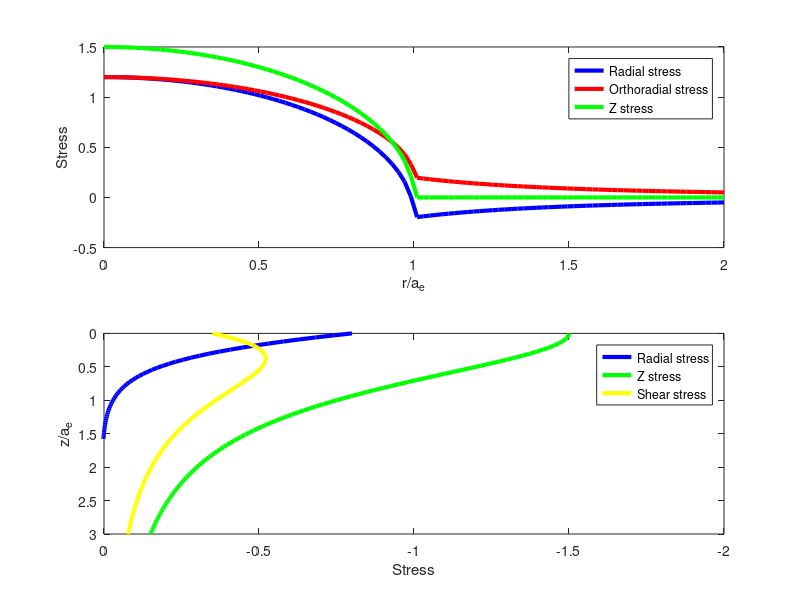

This figure's MATLAB source:
function s = Hertz_equations(nu, varargin)
%% Stress distributions at the surface and along the axis of symmetry
% causes by Hertz pressure acting on a circular area radius a.
% From "Contact Mechanics" - K. L. Johnson (1987) (ISBN:9780521347969)
% Equations are p.62 and graphics p.94.

% nu: Poisson's coefficient (0 to 0.5)

% author: D. Mercier

close all;

if nargin == 0
    nu = 0.3; % Poisson's coefficient
end

if nu <= 0 || nu > 0.5
    commandwindow;
    warning('Wrong input for the Poisson''s coefficient...');
else
    s = struct();
    
    %% Stress distributions at the surface in function of the ratio r over a
    % with r the radial coordinates and a (or ae) the radius of elastic contact
    
    s.r_over_a.r_over_a = linspace(1e-5, 2);
    
    s.r_over_a.stress_radial = zeros(length(s.r_over_a.r_over_a),1);
    s.r_over_a.stress_orthoradial = zeros(length(s.r_over_a.r_over_a),1);
    s.r_over_a.stress_z = zeros(length(s.r_over_a.r_over_a),1);
    
    for ii = 1:length(s.r_over_a.r_over_a)
        s.r_over_a.stress_radial(ii) = -1.5 * (((((1-(2*nu))/3) ...
            * (1/s.r_over_a.r_over_a(ii))^2) ...
            * (1-(1-(s.r_over_a.r_over_a(ii))^2)^1.5)) ...
            - ((1-(s.r_over_a.r_over_a(ii))^2)^0.5));
        
        s.r_over_a.stress_orthoradial(ii) = -1.5 * (-((((1-(2*nu))/3) ...
            * (1/s.r_over_a.r_over_a(ii))^2) ...
            * (1-(1-(s.r_over_a.r_over_a(ii))^2)^1.5)) ...
            - (2*nu)*((1-(s.r_over_a.r_over_a(ii))^2)^0.5));
        
        s.r_over_a.stress_z(ii) = -1.5 * ...
            (-((1-(s.r_over_a.r_over_a(ii))^2)^0.5));
    end
    
    %% Stress distributions along the axis of symmetry in function of the ratio z over a
    % with z the vertical coordinates and a (or ae) the radius of elastic contact
    
    s.z_over_a.z_over_a = linspace(1e-4, 3);
    
    s.z_over_a.stress_radial = zeros(length(s.z_over_a.z_over_a),1);
    s.z_over_a.stress_orthoradial = zeros(length(s.z_over_a.z_over_a),1);
    s.z_over_a.stress_z = zeros(length(s.z_over_a.z_over_a),1);
    s.z_over_a.stress_shear = zeros(length(s.z_over_a.z_over_a),1);
    
    for ii = 1:length(s.z_over_a.z_over_a)
        s.z_over_a.stress_radial(ii) = -(1+nu) ...
            * (1-(s.z_over_a.z_over_a(ii)) ...
            * atan(1/s.z_over_a.z_over_a(ii))) ...
            + 0.5*(1+(s.z_over_a.z_over_a(ii))^2)^-1;
        
        s.z_over_a.stress_orthoradial(ii) = s.z_over_a.stress_radial(ii);
        
        s.z_over_a.stress_z(ii) = -1.5*(1+(s.z_over_a.z_over_a(ii))^2)^-1;
        
        s.z_over_a.stress_shear(ii) = 0.5*(s.z_over_a.stress_z(ii) - ...
            s.z_over_a.stress_radial(ii));
    end
    
    %% Plots
    figure(1);
    lineWidth = 3;
    
    % Plot of stress distributions at the surface
    subplot(2,1,1);
    plot(s.r_over_a.r_over_a, s.r_over_a.stress_radial, ...
        'b', 'Linewidth', lineWidth); hold on;
    
    plot(s.r_over_a.r_over_a, s.r_over_a.stress_orthoradial, ...
        'r', 'Linewidth', lineWidth); hold on;
    
    plot(s.r_over_a.r_over_a, s.r_over_a.stress_z, 'g', 'Linewidth', lineWidth);
    
    legend('Radial stress', 'Orthoradial stress', 'Z stress');
    xlabel('r/a_e');
    ylabel('Stress');
    
    % Plot of stress distributions along the axis of symmetry
    subplot(2,1,2);
    plot(s.z_over_a.stress_radial, s.z_over_a.z_over_a, ...
        'b', 'Linewidth', lineWidth); hold on;
    
    plot(s.z_over_a.stress_z, s.z_over_a.z_over_a, ...
        'g', 'Linewidth', lineWidth); hold on;
    
    plot(s.z_over_a.stress_shear, s.z_over_a.z_over_a, ...
        'y', 'Linewidth', lineWidth);
    
    legend('Radial stress', 'Z stress', 'Shear stress');
    xlabel('Stress');
    ylabel('z/a_e');
    
    % Set x-limits to ensure graph starts at first data point
    currentLimits = xlim;
    xlim([currentLimits(1) 0]);
    
    set(gca,'XDir','Reverse');
    set(gca,'YDir','Reverse');
    
end

end